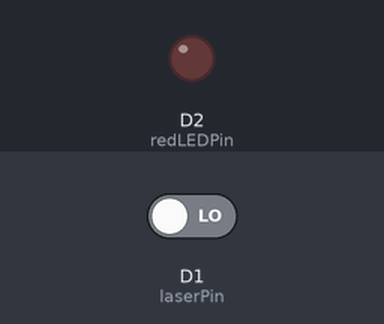
Recording of a sketch running on a simulated ESP8266 (NodeMCU). Parts: output pins drawn as LEDs (lit = HIGH). The test bench sets the inputs (shaded band); at power-on: D1 (laserPin) LOW. WiFi joins after 1.5 s; servers stay silent unless stated; what the sketch prints to the serial monitor is not drawn.

Above: at 2.7 s.
2.8 s: D1 (laserPin) driven HIGH
At 4.0 s:
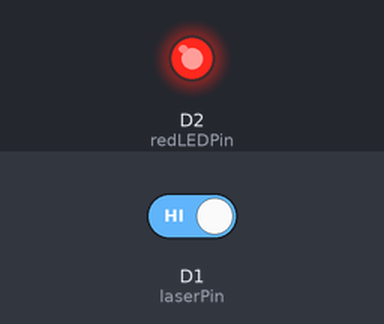
5.0 s: D1 (laserPin) driven LOW
At 6.7 s:
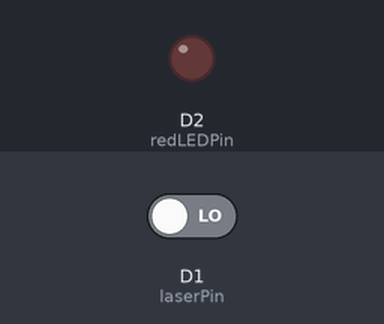
Timing chart, 0 to 8.2 s (numbered marks = the images above; inputs shaded):
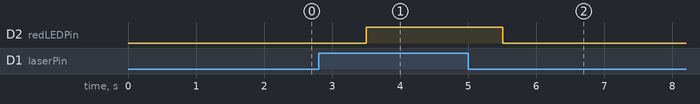

The sketch:

ESP8266-For-LED-Status.ino
```cpp
#include <ESP8266WiFi.h>
#include <ESP8266WebServer.h>

const char *ssid = "your-ssid";
const char *password = "your-password";
const int laserPin = D1; // Pin pre laserový modul
const int redLEDPin = D2; // Pin pre červenú LED diódu
const int port = 80;

ESP8266WebServer server(port);

void setup()
{
  Serial.begin(115200);
  pinMode(laserPin, INPUT);
  pinMode(redLEDPin, OUTPUT);

  WiFi.begin(ssid, password);

  while (WiFi.status() != WL_CONNECTED)
  {
    delay(250);
    Serial.print(".");
  }

  Serial.println("");
  Serial.println("WiFi connected");
  Serial.println("IP address: ");
  Serial.println(WiFi.localIP());

  server.on("/red_led_on", HTTP_GET, handleRedLedOn);
  server.on("/red_led_off", HTTP_GET, handleRedLedOff);
  server.begin();
}

void loop()
{
  int laserState = digitalRead(laserPin);

  if (laserState == HIGH)
  {
    // Laser modul je prerušený
    digitalWrite(redLEDPin, HIGH); // Zapne červenú LED diódu
  }
  else
  {
    // Laser modul nie je prerušený
    digitalWrite(redLEDPin, LOW); // Vypne červenú LED diódu
  }

  server.handleClient();
  delay(1000); // Interval prečítania stavu laserového modulu
}

void handleRedLedOn()
{
  digitalWrite(redLEDPin, HIGH); // Zapne červenú LED diódu
}

void handleRedLedOff()
{
  digitalWrite(redLEDPin, LOW); // Vypne červenú LED diódu
}
```

Measured:
- after the input at 2.8 s, D2 (redLEDPin): LOW → HIGH after 0.70 s
- after the input at 5.0 s, D2 (redLEDPin): HIGH → LOW after 0.50 s
